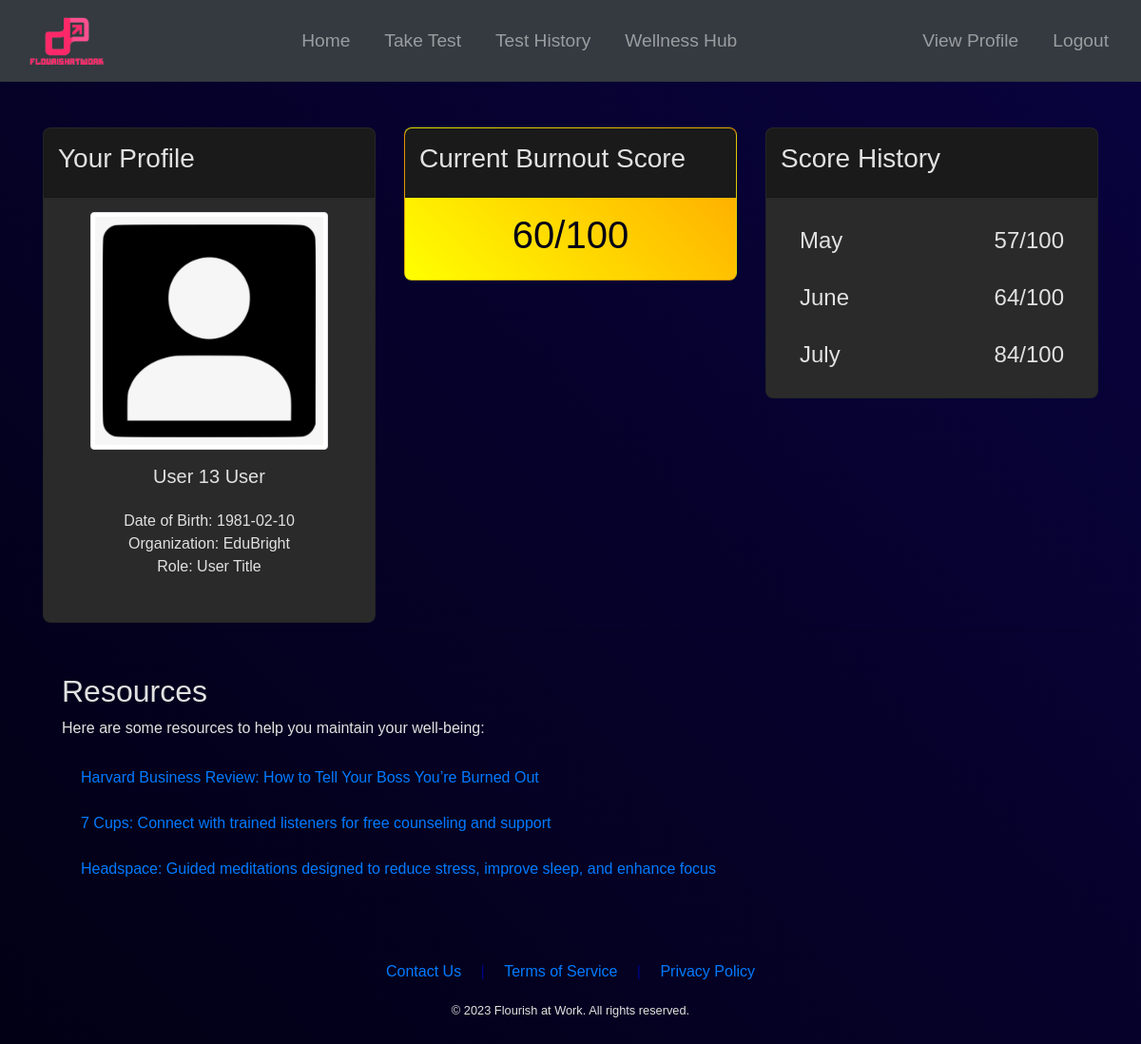
Page /dashboard (signed in) on the earlier database version.
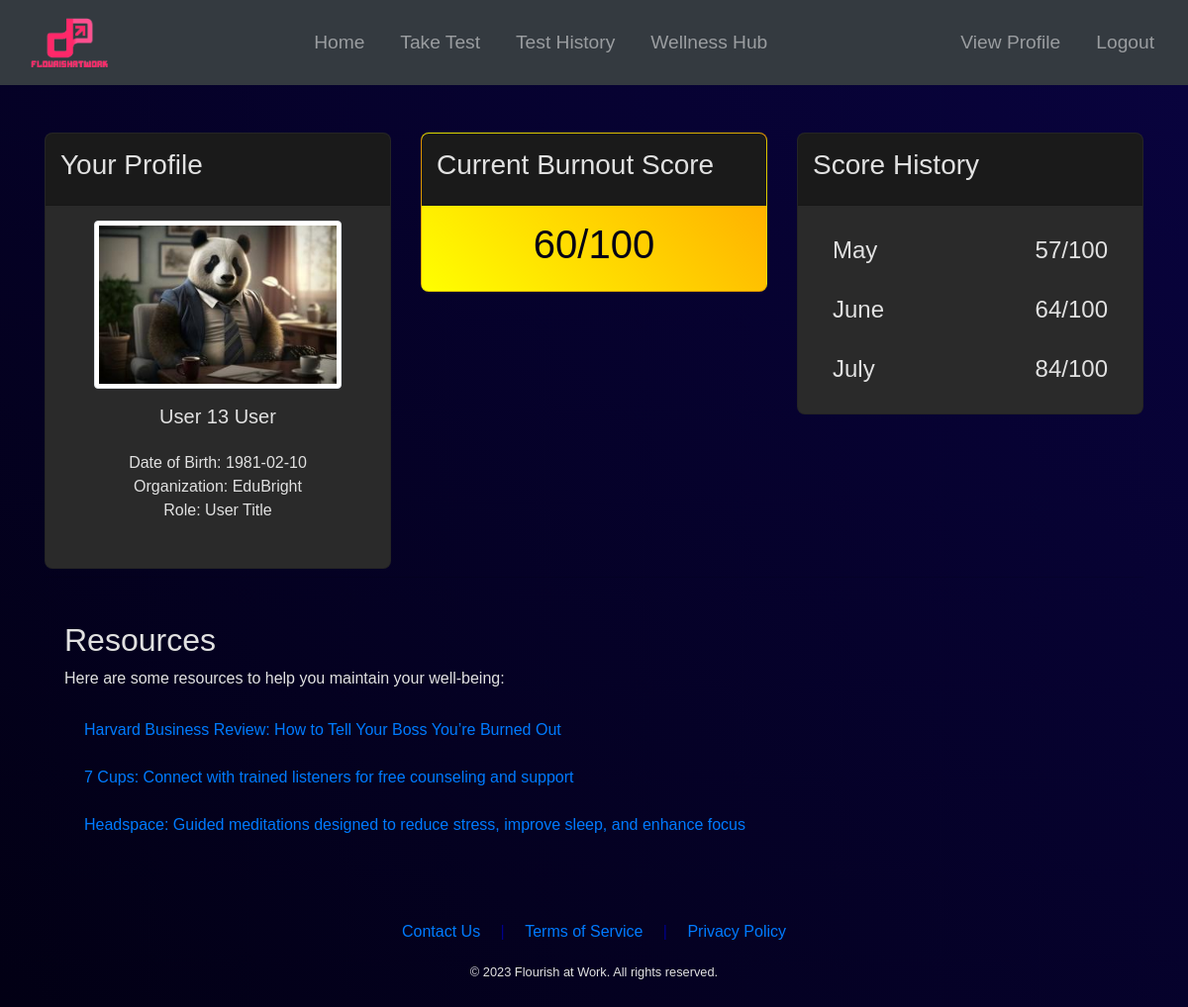
Same page on the later database version.
### app/models.py (models this page shows, shortened)
class User(UserMixin, db.Model):
    id = db.Column(db.Integer, primary_key=True)
    email = db.Column(db.String(120), index=True, unique=True)
    password_hash = db.Column(db.String(128))
    firstname = db.Column(db.String(64), nullable=False)
    lastname = db.Column(db.String(64), nullable=False)
    image = db.Column(db.String(128), nullable=True)
    date_of_birth = db.Column(db.String(64), nullable=True)  # changed from db.Date to db.String
    companyId = db.Column(db.Integer, db.ForeignKey('company.id'))
    manager_id = db.Column(db.Integer, db.ForeignKey('user.id'))
    results = db.relationship('Results', backref='user', lazy='dynamic')
    subordinates = db.relationship('User', backref=db.backref('manager', remote_side=[id]), lazy='dynamic')
    first_login = db.Column(db.Boolean, default=True)
    department = db.Column(db.String(128), nullable=True)
    title = db.Column(db.String(128), nullable=True)
    role_id = db.Column(db.Integer, db.ForeignKey('role.id'))

class Company(db.Model):
    id = db.Column(db.Integer, primary_key=True)
    name = db.Column(db.String(64), nullable=False)
    description = db.Column(db.String(128), nullable=True)
    size = db.Column(db.Integer, nullable=True)
    users = db.relationship('User', backref='company', lazy='dynamic')
    frequency = db.Column(db.String(64), nullable=True)
    image = db.Column(db.String(128), nullable=True)

### app/routes.py (the view)
@main.route('/dashboard')
@login_required
def dashboard():
    get_flashed_messages()
    user = User.query.filter_by(id=current_user.id).first()
    today_date = datetime.now().date()  # Get the current date without time.
    first_day_of_current_month = today_date.replace(day=1)
    last_day_of_last_month = first_day_of_current_month - timedelta(days=1)
    last_score = Results.query.filter_by(user_id=current_user.id).filter(Results.testDate <= today_date).order_by(Results.testDate.desc()).first()
    last_three_scores = (Results.query
                    .filter(Results.user_id == current_user.id)
                    .filter(Results.testDate <= last_day_of_last_month)  # Exclude scores with future dates.
                    .order_by(Results.testDate.desc())
                    .limit(3)
                    .all())
    all_results = Results.query.filter_by(user_id=current_user.id).order_by(Results.testDate.asc()).all()
    current_month = datetime.now().month
    last_month = (current_month - 1) % 12 or 12
    two_months_ago = (current_month - 2) % 12 or 12
    three_months_ago = (current_month - 3) % 12 or 12
    current_year = datetime.now().year
    prev_year = current_year - 1
    scores_dict = {}
    for score in last_three_scores:
        scores_dict[score.testDate.month] = score
    print(scores_dict)
    return render_template('dashboard.html', user=user, last_score=last_score, current_month=current_month, scores_dict=scores_dict, last_month=last_month, two_months_ago=two_months_ago, three_months_ago = three_months_ago, current_year=current_year, prev_year=prev_year)

### app/models.py (called while the page is built)
@login_manager.user_loader
def load_user(id):
    return User.query.get(int(id))

    def __repr__(self):
        return f'<Results {self.id}>'

### app/templates/dashboard.html (shortened to what this page needs)
{% extends "base.html" %}
{% block content %}
<div class="container mt-5">
    <div class="row mt-4">
        <div class="col-md-4">
            <div class="card">
                <div class="card-header">
                    <h3>Your Profile</h3>
                </div>
                <div class="card-body text-center">
                    {% if current_user.image %}
                        <img src="{{ url_for('static', filename='profile_pics/' + current_user.image) }}" alt="Profile Picture" class="img-thumbnail mb-3" style="max-width: 250px; max-height: 250px;">
                    {% else %}
                        <img src="{{ url_for('static', filename='profile_pics/default.jpg') }}" alt="Profile Picture" class="img-thumbnail mb-3" style="max-width: 250px; max-height: 250px;">
                    {% endif %}
                    <h5>{{ user.firstname }} {{ user.lastname }}</h5>
                    <p class="card-body text-center">
                        {% if user.date_of_birth %}
                            Date of Birth: {{ user.date_of_birth.split(" ")[0] }}<br>
                        {% else %}
                            Date of Birth: Not provided<br>
                        {% endif %}
                        Organization: {{ user.company.name }}<br>
                        Role: {{ user.title }}
                    </p>
                </div>
            </div>
        </div>
        <div class="col-md-4">
            <div class="card"
                 {% if last_score %}
                    {% set scaled_score = (last_score.scoreA + last_score.scoreB + (48 - last_score.scoreC)) * 100 / 132 + 0.5 %}
                    {% if scaled_score <= 33 %}
                        style="background: linear-gradient(45deg, lightgreen, green);"
                    {% elif scaled_score <= 66 %}
                        style="background: linear-gradient(45deg, yellow, orange);"
                    {% else %}
                        style="background: linear-gradient(45deg, salmon, red);"
                    {% endif %}
                {% endif %}
            >
                <div class="card-header">
                    <h3>Current Burnout Score</h3>
                </div>
                <div class="card-body text-center">
                    <h1 style="color: #020014;">
                        {% if last_score %}
                            {{ scaled_score|int }}/100
                        {% else %}
                            N/A
                        {% endif %}
                    </h1>
                </div>
            </div>
        </div>
        <div class="col-md-4">
            <div class="card">
                <div class="card-header">
                    <h3>Score History</h3>
                </div>
                <div class="card-body">
                    <ul class="list-group large-text">
                        {% for month in [three_months_ago, two_months_ago, last_month] %}
                            <li class="list-group-item d-flex justify-content-between">
                                {{ ['January', 'February', 'March', 'April', 'May', 'June', 'July', 'August', 'September', 'October', 'November', 'December'][month-1] }}
                                <span>
                                    {% if scores_dict.get(month) %}
                                        {% set scaled_score = (scores_dict[month].scoreA + scores_dict[month].scoreB + (48 - scores_dict[month].scoreC)) * 100 / 132 %}
                                        {{ scaled_score|int }}/100
                                    {% else %}
                                        <span class="text-muted">--/--</span>
                                    {% endif %}
                                </span>
                            </li>
                        {% endfor %}
                    </ul>
                </div>
            </div>
        </div>
    </div>
    <hr class="mt-2">
    <div class="resources-section mt-4 pb-5">
        <h2>Resources</h2>
        <p>Here are some resources to help you maintain your well-being:</p>
        <ul class="list-group">
            <li class="list-group-item"><a href="https://hbr.org/2021/01/how-to-tell-your-boss-youre-burned-out">Harvard Business Review: How to Tell Your Boss You’re Burned Out</a></li>
            <li class="list-group-item"><a href="https://www.7cups.com/">7 Cups: Connect with trained listeners for free counseling and support</a></li>
            <li class="list-group-item"><a href="https://www.headspace.com/">Headspace: Guided meditations designed to reduce stress, improve sleep, and enhance focus</a></li>
        </ul>
    </div>
</div>
{% endblock %}

### app/templates/base.html (shortened to what this page needs)
<!doctype html>
<html lang="en">
    <head>
        <link href="https://stackpath.bootstrapcdn.com/bootstrap/4.5.2/css/bootstrap.min.css" rel="stylesheet">
    </head>
    <body>
        <nav class="navbar navbar-expand-lg navbar-dark">
            {% if current_user.is_authenticated %}
                <a class="navbar-brand" href="{{ url_for('main.login') }}">
                    <img src="/static/images/logo-n2.png" alt="Company Logo" height="50">
                </a>
            {% else %}
                <a class="navbar-brand" href="{{ url_for('main.index') }}">
                    <img src="/static/images/logo-n2.png" alt="Company Logo" height="50">
                </a>
            {% endif %}
            <div class="collapse navbar-collapse" id="navbarNav">
                {% if current_user.is_authenticated %}
                    {% if current_user.role_id == 1 %}
                    {% elif current_user.role_id == 5 %}
                        <ul class="navbar-nav ml-auto" style="text-align: center;">
                            <li class="nav-item">
                                <a class="nav-link" href="{{ url_for('main.dashboard') }}">Home</a>
                            </li>
                            <li class="nav-item">
                                <a class="nav-link" href="{{ url_for('main.test') }}">Take Test</a>
                            </li>
                            <li class="nav-item">
                                <a class="nav-link" href="{{ url_for('main.test_history') }}">Test History</a>
                            </li>
                            <li class="nav-item">
                                <a class="nav-link" href="{{ url_for('main.resources') }}">Wellness Hub</a>
                            </li>
                        </ul>
                    {% endif %}
                    <ul class="navbar-nav ml-auto">
                        <li class="nav-item">
                            <a class="nav-link" href="{{ url_for('main.view_profile', username=current_user.username) }}">
                                View Profile
                            </a>
                        </li>
                        <li class="nav-item">
                            <a class="nav-link" href="{{ url_for('main.logout') }}">
                                Logout
                            </a>
                        </li>
                    </ul>
                {% endif %}
            </div>
        </nav>
        <div class="content-wrap">
            {% block content %}
            {% endblock %}
        </div>
        {% include "footer.html" %}
    </body>
</html>

### app/templates/footer.html
<footer class="text-center py-4">
    <div class="container d-flex flex-column justify-content-center align-items-center">
        <div class="text-center mb-2">
            <a href="{{ url_for('main.contact_us') }}" class="mr-3">Contact Us</a>
            <span style="color: darkblue;">|</span>
            <a href="{{ url_for('main.tos') }}" class="ml-3 mr-3">Terms of Service</a>
            <span style="color: darkblue;">|</span>
            <a href="{{ url_for('main.privacy_policy') }}" class="ml-3">Privacy Policy</a>
        </div>
        <div class="text-center mt-2">
            <small>&copy; 2023 Flourish at Work. All rights reserved.</small>
        </div>
    </div>
</footer>

### app/templates/base.html (style rules this page uses)
html, body { height: 100%; margin: 0; }
body { display: flex; flex-direction: column; height: 100%; margin: 0; overflow-y: scroll; }
.content-wrap { flex: 1 0 auto; }
.navbar { background-color: #343a40; }
.navbar-brand { font-size: 1.75rem; padding: 10px 15px; }
.navbar-nav .nav-link { color: white; font-size: 1.2rem; margin: 10px 10px; }

### app/templates/dashboard.html (style rules this page uses)
body { font-family: 'Arial', sans-serif; background: linear-gradient(45deg, #020014, #09033F); color: #e1e1e1; }
.card { background-color: #2a2a2a; border-radius: 8px; overflow: hidden; }
.card-header { font-weight: bold; background-color: #1a1a1a; padding: 15px; }
.card-body { padding: 15px; }
a { color: #007bff; text-decoration: none; }
.resources-section { background-color: rgba(255, 255, 255, 0); padding: 20px; border-radius: 8px; }
.list-group-item { border: none; background-color: transparent; }
.large-text .list-group-item { font-size: 1.5rem; }

Differences in the rows shown:
changed User "User 13": image: picture added
